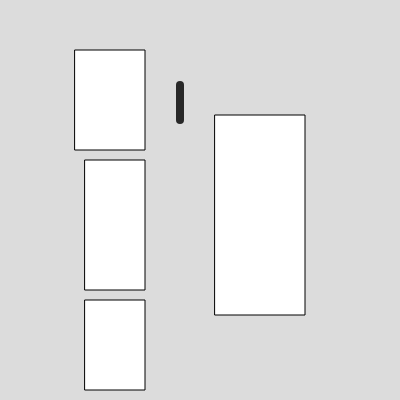
Frame 1 (no input)
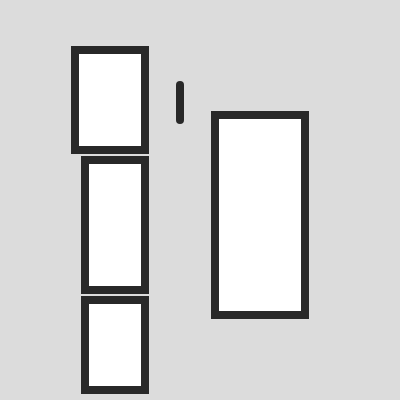
Frame 60 (no input)
Frame 120 (the mouse pressed at the canvas centre since frame 60): identical to frame 60, image omitted

The p5.js sketch that drew these frames (run headless with seeded random() and noise() and a simulated clock; from frame 60 on, the mouse is pressed at the canvas centre):

// p5.js sketch
// ── sketch.js
function setup() {
  createCanvas(400, 400);
}

function draw() {
  background(220);
  rect(215,115,90,200);
  rect(75,50,70,100);
  rect(85,300,60,90);
  rect(85,160,60,130);
  stroke(3);
	strokeWeight(8);
  stroke(40);
  line(180,120,180,85);
  
}
